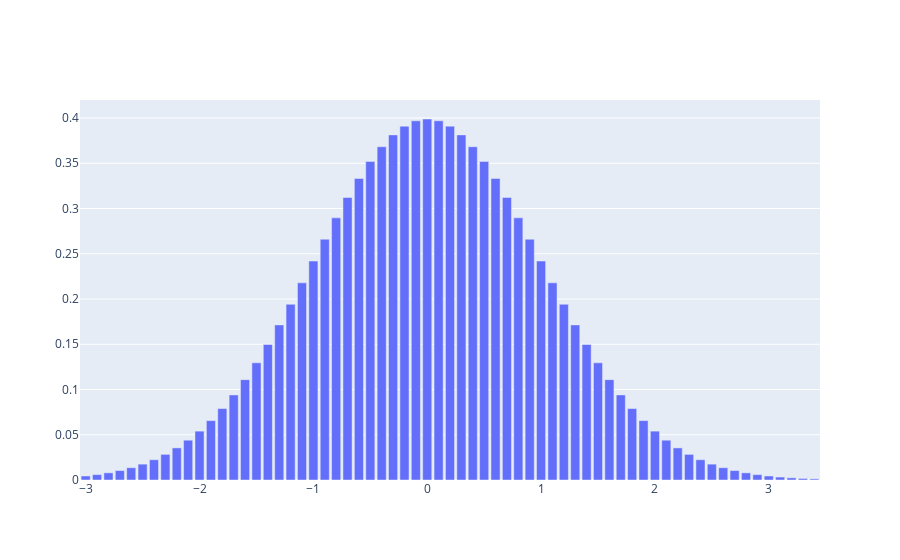

The cell this chart's notebook holds for it:
### Markdown cell above
$\textbf{Gaussian (Normal) Distribution}$

- The most common continuous probability distribution.

- Known for its bell shaped curve.

- A random variable $Y$ is normally distributed $\iff \ for \  \sigma>0, \ and \ -\infty< \mu < \infty$:

\begin{gather}
f(y) = \frac{1}{\sigma \sqrt{2 \pi}} e^{-\frac{(y-\mu)^2}{2\sigma^2}}, \ \forall \ -\infty < y < \infty
\end{gather}

- $E[Y] = \mu = \Sigma_{i=1}^N \frac{x_i}{N}$, $V[Y] = \sigma^2$

### Code cell
from scipy.stats import norm
import numpy as np
import plotly
import plotly.graph_objects as go

#creating an array of values between
#-3 to 8 with a difference of 0.1
x = np.arange(-3, 3.5, 0.1)
   
y = norm.pdf(x, 0, 1)

fig = go.Figure([go.Bar(x=x, y=y)])
fig.update_layout(height = 500)
fig.show()

### Figure 1 — Plotly figure (JSON) as saved in the notebook; plotly's stock layout.template omitted (floating-point values rounded to 4 significant figures)
{"data": [{"type": "bar", "x": [-3, -2.9, -2.8, -2.7, -2.6, -2.5, -2.4, -2.3, -2.2, -2.1, -2.0, -1.9, -1.8, -1.7, -1.6, -1.5, -1.4, -1.3, -1.2, -1.1, -1.0, -0.9, -0.8, -0.7, -0.6, -0.5, -0.4, -0.3, -0.2, -0.1, 2.665e-15, 0.1, 0.2, 0.3, 0.4, 0.5, 0.6, 0.7, 0.8, 0.9, 1.0, 1.1, 1.2, 1.3, 1.4, 1.5, 1.6, 1.7, 1.8, 1.9, 2.0, 2.1, 2.2, 2.3, 2.4, 2.5, 2.6, 2.7, 2.8, 2.9, 3.0, 3.1, 3.2, 3.3, 3.4], "y": [0.004432, 0.005953, 0.007915, 0.01042, 0.01358, 0.01753, 0.02239, 0.02833, 0.03547, 0.04398, 0.05399, 0.06562, 0.07895, 0.09405, 0.1109, 0.1295, 0.1497, 0.1714, 0.1942, 0.2179, 0.242, 0.2661, 0.2897, 0.3123, 0.3332, 0.3521, 0.3683, 0.3814, 0.391, 0.397, 0.3989, 0.397, 0.391, 0.3814, 0.3683, 0.3521, 0.3332, 0.3123, 0.2897, 0.2661, 0.242, 0.2179, 0.1942, 0.1714, 0.1497, 0.1295, 0.1109, 0.09405, 0.07895, 0.06562, 0.05399, 0.04398, 0.03547, 0.02833, 0.02239, 0.01753, 0.01358, 0.01042, 0.007915, 0.005953, 0.004432, 0.003267, 0.002384, 0.001723, 0.001232]}], "layout": {"autosize": true, "xaxis": {"autorange": true, "range": [-3.05, 3.45], "type": "linear"}, "yaxis": {"autorange": true, "range": [0, 0.4199], "type": "linear"}}}
